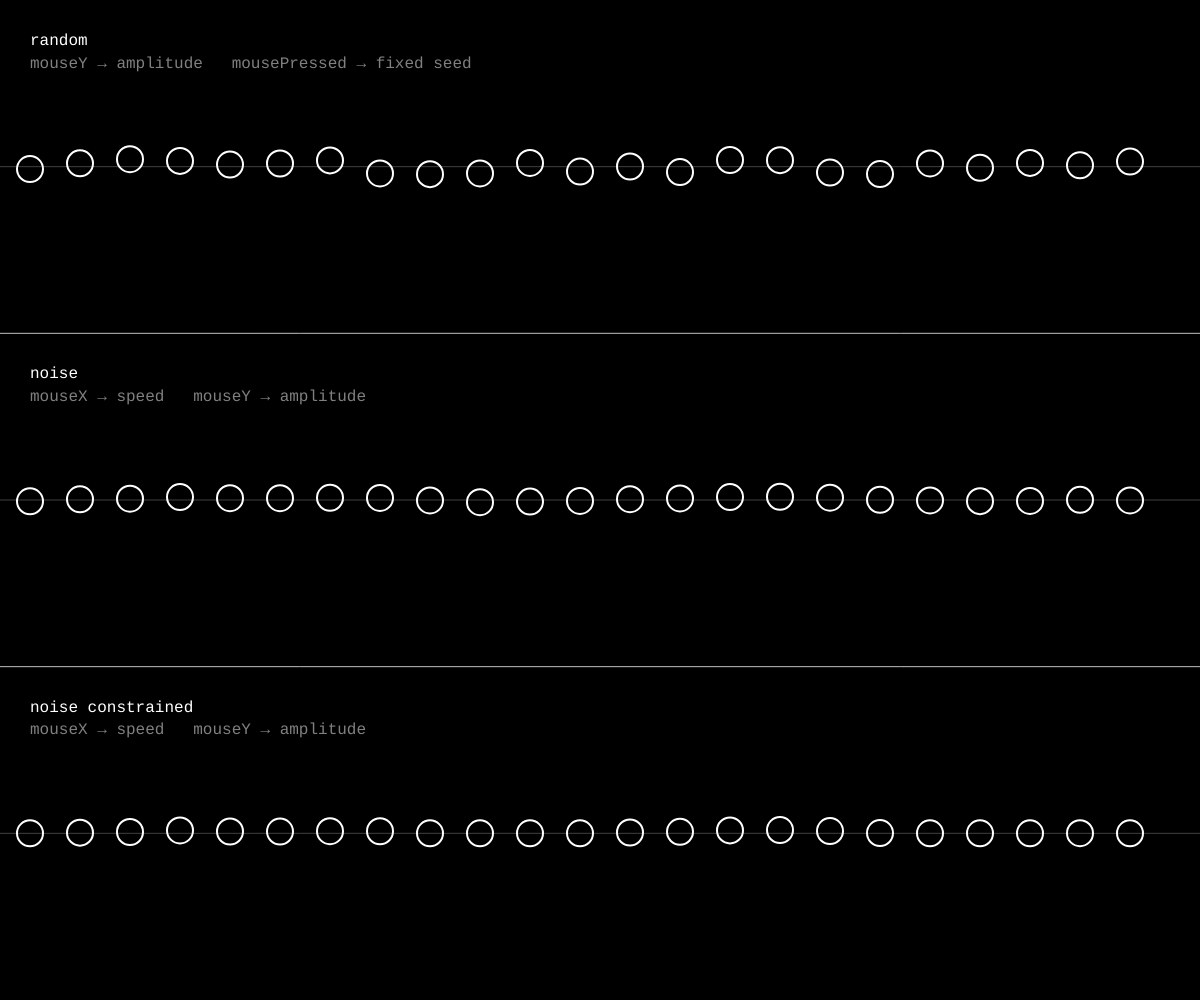
Frame 1 (no input)
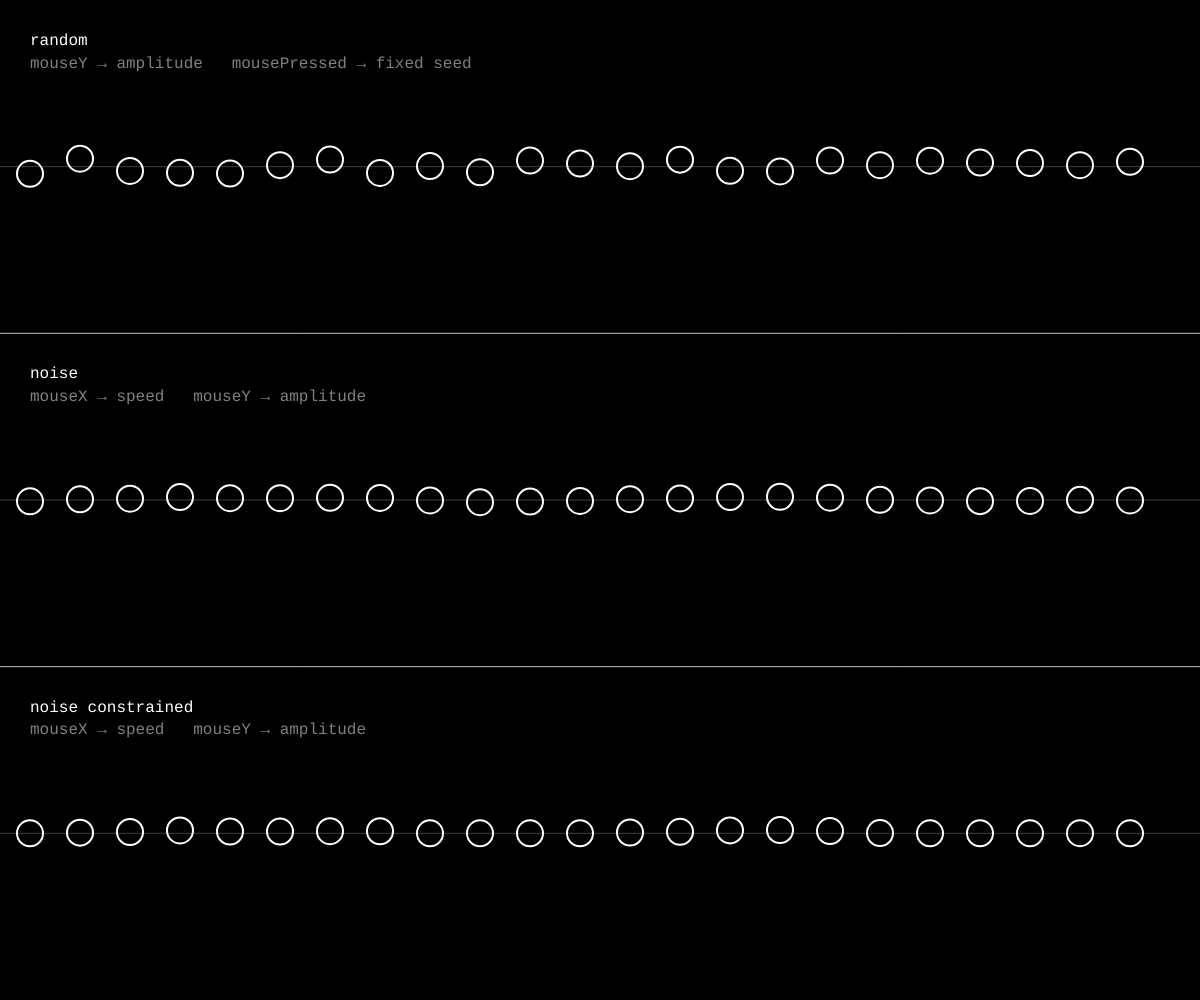
Frame 60 (no input)
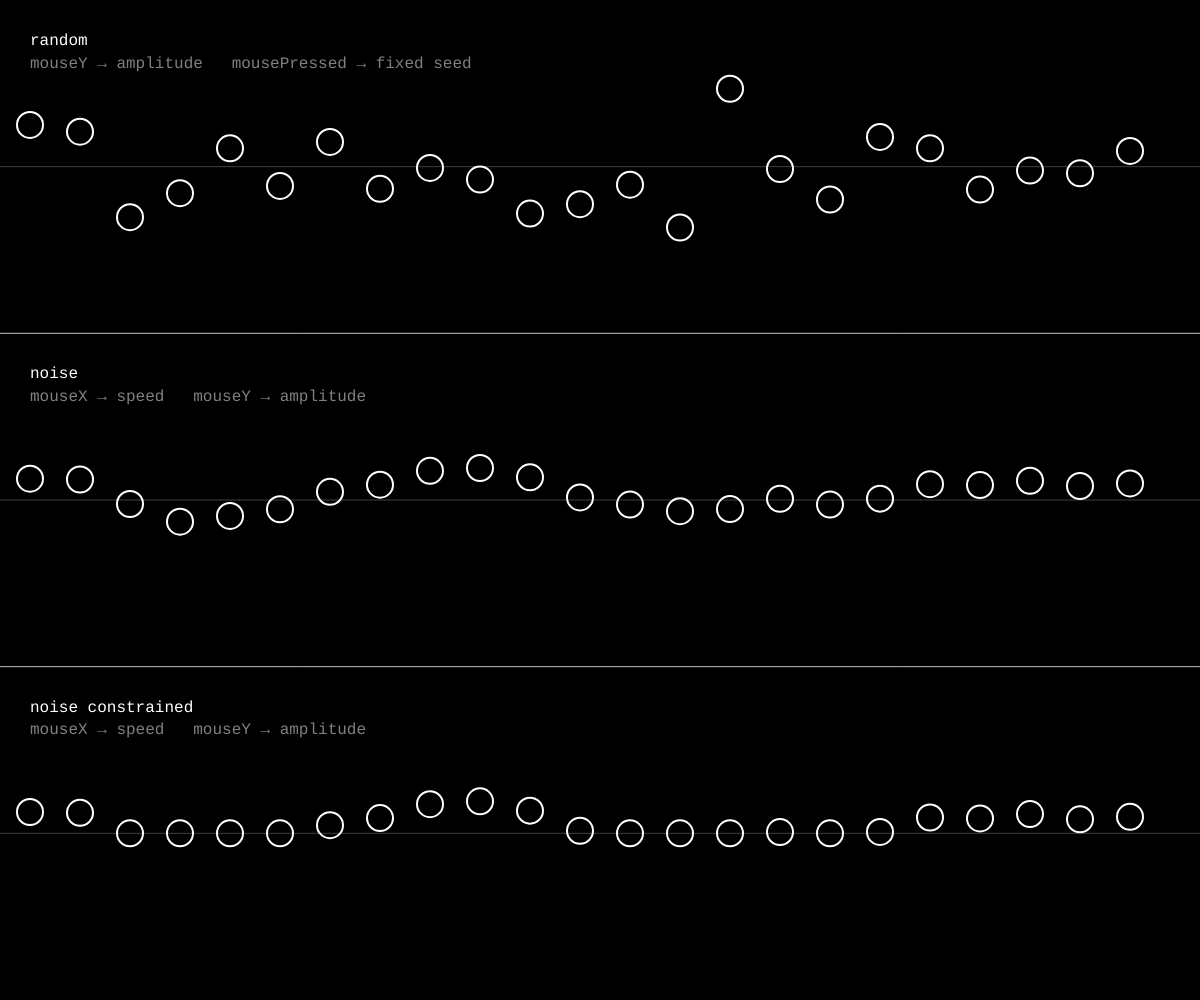
Frame 120 (the mouse pressed at the canvas centre since frame 60)

The p5.js sketch that drew these frames (run headless with seeded random() and noise() and a simulated clock; from frame 60 on, the mouse is pressed at the canvas centre):

// p5.js sketch
// ── sketch.js
/*
 * © 2026 Schultzschultz. Created for 'Schultzschultz Creative Coding Masterclass'.
 * For educational use only. All rights reserved.
 * 
 * --------------------
 * Randomness and Noise
 * --------------------
 * 
 * This file explores the concepts of randomness and Perlin noise. 
 * It compares how random values and noise values behave over time, and how they can be influenced.
 * 
 * What this file does:
 * - Generates three panels to visualize random values, noise values, and constrained noise values.
 * - Uses mouse input to control the amplitude of the y-values and the speed of the noise animation.
 * – Animates the noise values over time by incrementing an offset, creating a flowing effect.
 * 
 * Key concepts covered:
 * - random() function for generating random values.
 * - noise() function for generating Perlin noise values.
 * - Mapping mouse input to control visual parameters.
 * - Animating noise over time by incrementing an offset.
 */


const xStep = 50;
const noiseScale = 0.004;
const dotSize = 26;
const padding = 30;
let noiseOffset = 0;
let panelH;

// Runs once when the sketch starts
function setup() {

  // Default full-window canvas.
  createCanvas(windowWidth, windowHeight);

  // Calculate panel height based on the canvas height.
  panelH = height / 3;

  // Set up text properties for labels.
  textFont('monospace');
  textSize(16);
  textAlign(LEFT);
}

// Runs continuously (frame by frame)
function draw() {

  // Clear the frame with a black background.
  background(0);

  // Map mouseX to control the amplitude → vertical spread of the dots
  const amplitude = map(mouseY, 0, height, 8, height * 0.15);

  // Map mouseY to control the speed of the noise animation
  const speed = map(mouseX, 0, width, 0, 10);

  // Increment noiseOffset to animate the noise over time.
  noiseOffset += speed;

  displayLabels();

  // Display the three panels with their respective functions.
  displayRandom(amplitude);
  displayNoise(amplitude);
  displayNoiseConstrained(amplitude);
}

function displayLabels() {

  // ── Grid lines ──────────────────────────────────────────

  stroke(192);
  strokeWeight(1);
  line(0, panelH, width, panelH);
  line(0, panelH * 2, width, panelH * 2);

  stroke(64);
  strokeWeight(1);
  line(0, panelH * 0.5, width, panelH * 0.5);
  line(0, panelH * 1.5, width, panelH * 1.5);
  line(0, panelH * 2.5, width, panelH * 2.5);

  // ── Text ──────────────────────────────────────────────

  noStroke();
  fill(255);
  text('random', padding, panelH * 0 + padding * 1.5);
  text('noise', padding, panelH * 1 + padding * 1.5);
  text('noise constrained', padding, panelH * 2 + padding * 1.5);

  fill(128);
  text('mouseY → amplitude   mousePressed → fixed seed', padding, panelH * 0 + padding * 2.25);
  text('mouseX → speed   mouseY → amplitude', padding, panelH * 1 + padding * 2.25);
  text('mouseX → speed   mouseY → amplitude', padding, panelH * 2 + padding * 2.25);
}

function displayRandom(amplitude) {

  // White stroke and no fill for the dots
  stroke(255);
  strokeWeight(2);
  noFill();

  // Reset the random seed for consistent results while the mouse is pressed
  if (mouseIsPressed) {
    randomSeed(0);
  } else {
    randomSeed();
  }

  // Loop through x positions and draw dots with random y values
  for (let x = padding; x <= width - padding; x += xStep) {

    // Generate a random y value within the specified amplitude range
    const randomY = random(-amplitude, amplitude);

    // Center the y value around the middle of the panel and apply the random offset
    const y = panelH * 0.5 + randomY;

    // Draw the dot at the calculated position
    ellipse(x, y, dotSize);
  }
}

function displayNoise(amplitude) {

  // White stroke and no fill for the dots
  stroke(255);
  strokeWeight(2);
  noFill();

  // Loop through x positions and draw dots with noise-based y values
  for (let x = padding; x <= width - padding; x += xStep) {

    // Calculate the noise value for the current x position, incorporating the noiseOffset for animation
    const n = noise((x + noiseOffset) * noiseScale);

    // Map the noise value (0 to 1) to a y value within the specified amplitude range, centered around the middle of the panel
    const rawY = map(n, 0, 1, -amplitude, amplitude);

    // Draw the dot at the calculated position
    ellipse(x, panelH * 1.5 + rawY, dotSize);
  }
}

function displayNoiseConstrained(amplitude) {

  // White stroke and no fill for the dots
  stroke(255);
  strokeWeight(2);
  noFill();

  // Loop through x positions and draw dots with noise-based y values, constrained to the negative side
  for (let x = padding; x <= width - padding; x += xStep) {

    // Calculate the noise value for the current x position, incorporating the noiseOffset for animation
    const n = noise((x + noiseOffset) * noiseScale);

    // Map the noise value (0 to 1) to a y value within the specified amplitude range, centered around the middle of the panel
    const rawY = map(n, 0, 1, -amplitude, amplitude);

    // Constrain the y value to be between -amplitude and 0, so it only appears on the negative side
    const posY = constrain(rawY, -amplitude, 0);

    // Draw the dot at the calculated position
    ellipse(x, panelH * 2.5 + posY, dotSize);
  }


}

// Keeps the canvas size in sync with the browser window.
function windowResized() {
  resizeCanvas(windowWidth, windowHeight);

  // Update panel height based on the new canvas height.
  panelH = height / 3;
}
